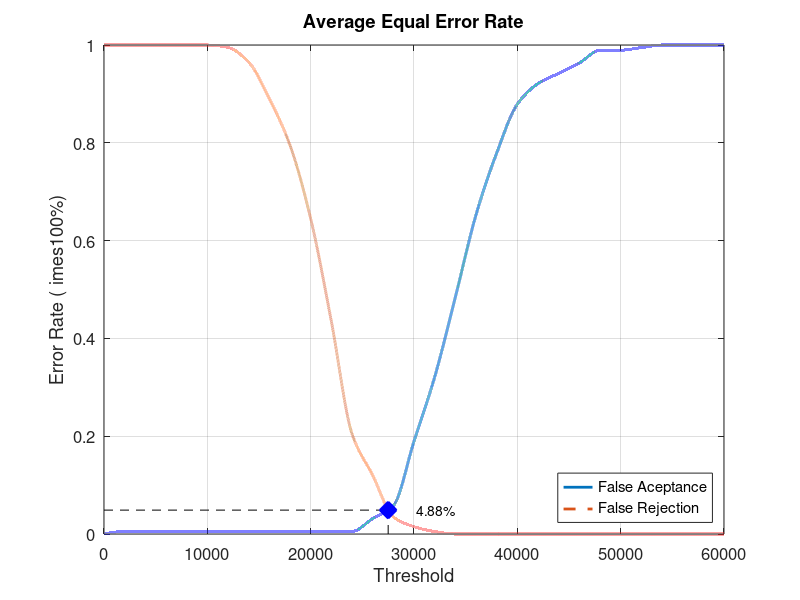
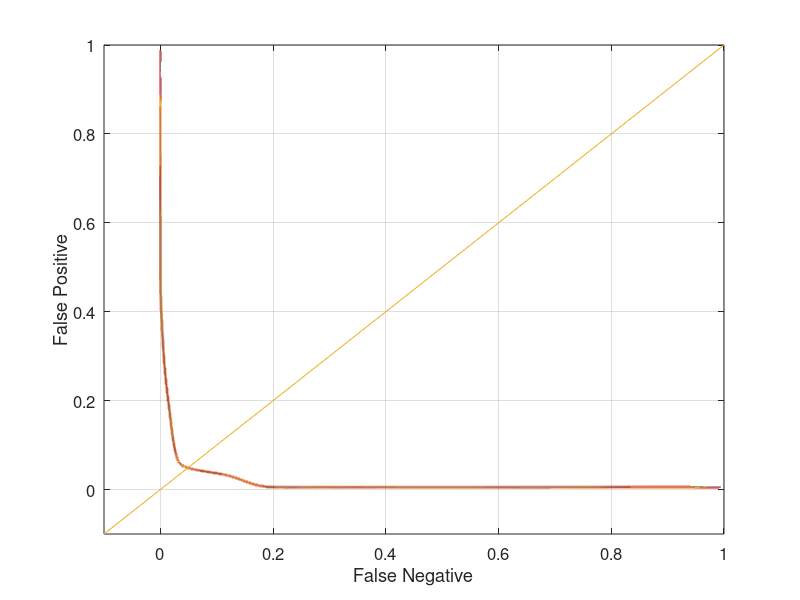

Recreate these plots in MATLAB, in order.
close all;
clear;
clc;
x = 0:2000:60000;
xq = 0:0.5:60000;

y0 = [0 0.00526316 0.00526316 0.00526316 0.00526316 0.00526316 0.00526316 0.00526316 0.00526316 0.00526316 0.00526316 0.00526316 0.00526316 0.0315789 0.0578947 0.189474 0.321053 0.484211 0.652632 0.778947 0.878947 0.921053 0.942105 0.963158 0.989474 0.989474 0.994737 1 1 1 1]
yy0 = interp1(x, y0, xq, 'pchip');
y1 = [1 1 1 1 1 1 0.995 0.965 0.89 0.795 0.645 0.435 0.205 0.12 0.035 0.015 0.005 0 0 0 0 0 0 0 0 0 0 0 0 0 0]
yy1 = interp1(x, y1, xq, 'pchip');

% Calculating EER: 
y2 = abs(y0 - y1);
find(y2 == min(y2))
yy2 = abs(yy0 - yy1);
xEER = find(yy2 == min(yy2));
xEERIndex = xq(xEER) % X-axis EER
yEER = yy0(xEER) % Y-axis EER

main = figure
plot(xq, yy0,'-','LineWidth', 2);	hold on
plot(xq, yy1,'--','LineWidth', 2);	hold on
plot([xEERIndex xEERIndex], [0 yEER], 'k--');	hold on
plot([0 xEERIndex], [yEER yEER], 'k--');	hold on
plot(xEERIndex, yEER, 'bx', 'LineWidth', 10);	hold on
text(xEERIndex + 10 * xEERIndex / 100, yEER, [num2str(round((10000 * yEER)) / 100) '%'])
legend('False Aceptance', 'False Rejection', 'Location', 'SouthEast')
xlabel('Threshold')
ylabel('Error Rate (	imes100%)')
title('Average Equal Error Rate')
set(gca, 'FontSize', 12)
axis([0 60000 0 1])
grid on

print(main, 'Database3_4Main', '-dpng');
FNRxFPR = figure('Color', [1 1 1]);
plot(yy1, yy0, '-', yy1, yy0, 'LineWidth', 2);
hold on
y = -0.1:0.1:1
plot(y, y); 
set(gca, 'FontSize', 12)
xlabel('False Negative')
ylabel('False Positive')
axis([-0.1 1 -0.1 1])
set(gca, 'FontSize', 12)
grid on

print(FNRxFPR, 'Database3_4FNRxFPR','-dpng');
